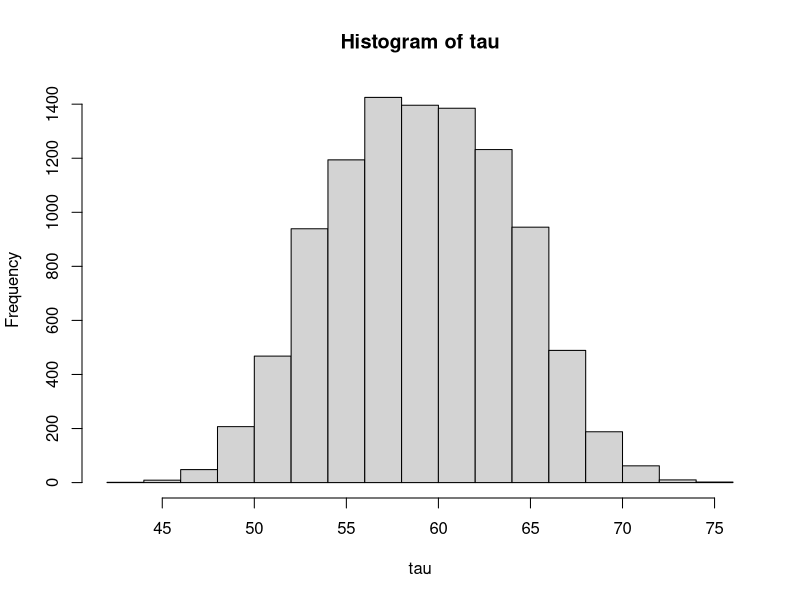
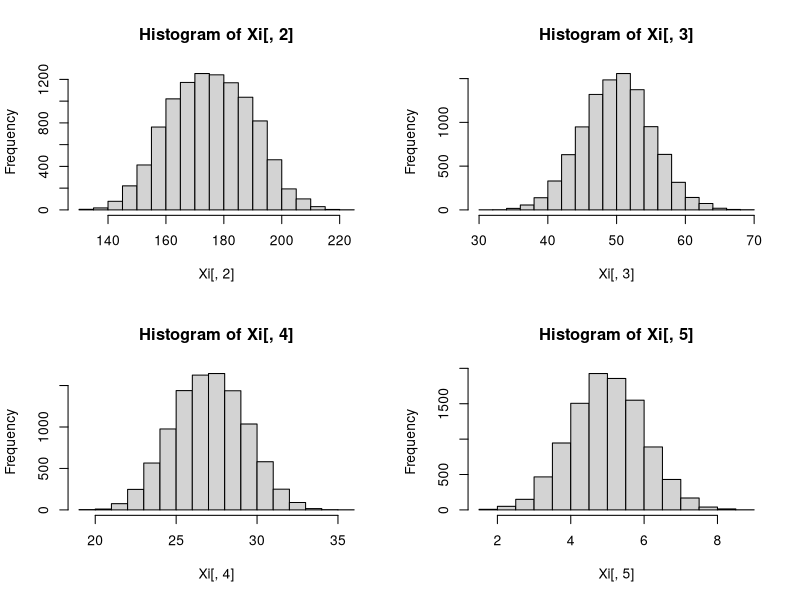

Write the R code that produced these figures, in order.
## ---- chunk 1
knitr::opts_chunk$set(echo = TRUE)
require(dplyr)
## ---- chunk 2
set.seed(1234)
n <- 10000
p <- 7
treat <- sample(0:1, n, replace = T)
# create the covariates such that they are normalized
Xi <- matrix(NA,n,p)

Xi[,1] <-  rbinom(10000,1,0.52) # Gender
Xi[,2] <- ifelse(Xi[,1] == 1, rnorm(n,185,10),rnorm(n,165,10)) # Weight
Xi[,3] <- rnorm(n,50,5)# Age
Xi[,4] <- Xi[,2]/7 + 2 + rnorm(n) # BMI
Xi[,5] <- (rnorm(n,5,1)) # Tumor Size
Xi[,6] <- rbinom(10000, 1, 0.7) # HBP
Xi[,7] <- rbinom(10000,1,(Xi[,5]-min(Xi[,5]))/(max(Xi[,5])-min(Xi[,5]))) # Relapse

X_mat <- cbind(rep(1, n),Xi)

# Parameters 
# beta - vector of slopes for the 5 covariates to generate Y
beta <- rnorm(p+1, 0,1)
# vector of slopes for the 5 covariates to generate tau
gamma <- rnorm(p+1, 0, 0.5)

tau <- X_mat%*%gamma 
Y1 <- X_mat%*%beta + tau + rnorm(n, 0, 1)
Y0 <- X_mat%*%beta + rnorm(n,0,1)

mean(Y1)
mean(Y0)

colnames(X_mat) = c('beta0','Gender','Weight', 'Age', 'BMI', 'Size_Tumor', 'HBP', 'Relapse')
## ---- chunk 3
hist(tau)
## ---- chunk 4
par(mfrow = c(2,2))
hist(Xi[,2])
hist(Xi[,3])
hist(Xi[,4])
hist(Xi[,5])
## ---- chunk 5
researchData <- data.frame(X_mat,treat,Y = ifelse(treat == 1,Y1,Y0)) %>% select(-beta0)
godData <- data.frame(X_mat,treat,Y1,Y0) %>% select(-beta0)
